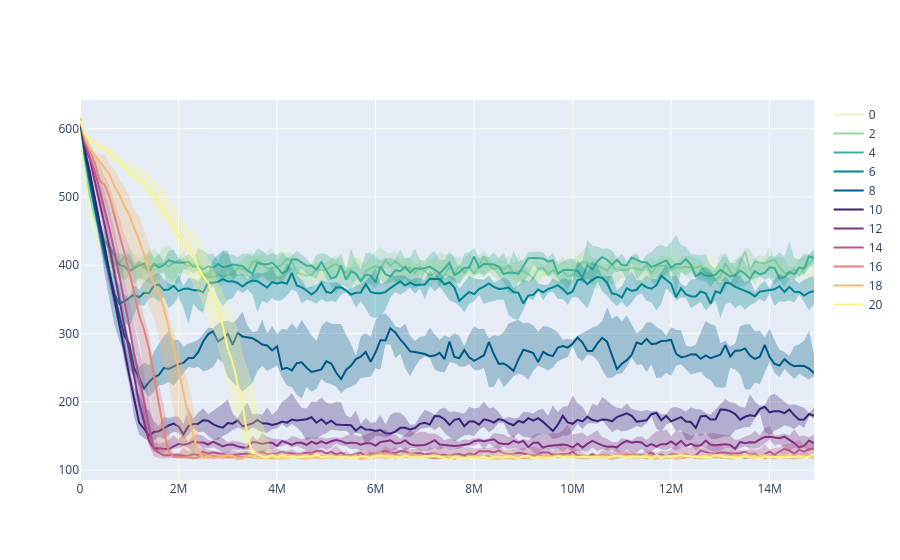

Notebook source saved alongside this figure:
### Code cell
import random as rand

palette = cl.Grad(cl.StackPalette.load("carnival"), domain=[0, 20])
fig = go.Figure()
for gamma, group in repldf.group_by("gamma"):
    gamma = gamma[0]
    fig.add_trace(go.Scatter(
        x=group["time"],
        y=group["mean_med"],
        line_color=palette(gamma),
        name=gamma
    ))
    fig.add_trace(go.Scatter(
        x=pl.concat([group["time"], group["time"][::-1]]),
        y=pl.concat([group["mean_min"], group["mean_max"][::-1]]),
        fill="toself",
        line_color="rgba(0, 0, 0, 0)",
        fillcolor=palette(gamma),
        opacity=0.3,
        showlegend=False
    ))
fig

### Figure 1 — Plotly figure (JSON) as saved in the notebook; plotly's stock layout.template omitted (floating-point values rounded to 4 significant figures; data arrays with more than 128 entries replaced by an {"elided": "..."} marker saying what was removed)
{"data": [{"line": {"color": "#e7f8bf"}, "name": "0", "type": "scatter", "x": {"elided": "150 int values"}, "y": {"elided": "150 float values"}}, {"fill": "toself", "fillcolor": "#e7f8bf", "line": {"color": "rgba(0, 0, 0, 0)"}, "opacity": 0.3, "showlegend": false, "type": "scatter", "x": {"elided": "300 int values"}, "y": {"elided": "300 float values"}}, {"line": {"color": "#98d5a4"}, "name": "2", "type": "scatter", "x": {"elided": "150 int values"}, "y": {"elided": "150 float values"}}, {"fill": "toself", "fillcolor": "#98d5a4", "line": {"color": "rgba(0, 0, 0, 0)"}, "opacity": 0.3, "showlegend": false, "type": "scatter", "x": {"elided": "300 int values"}, "y": {"elided": "300 float values"}}, {"line": {"color": "#3faf99"}, "name": "4", "type": "scatter", "x": {"elided": "150 int values"}, "y": {"elided": "150 float values"}}, {"fill": "toself", "fillcolor": "#3faf99", "line": {"color": "rgba(0, 0, 0, 0)"}, "opacity": 0.3, "showlegend": false, "type": "scatter", "x": {"elided": "300 int values"}, "y": {"elided": "300 float values"}}, {"line": {"color": "#008692"}, "name": "6", "type": "scatter", "x": {"elided": "150 int values"}, "y": {"elided": "150 float values"}}, {"fill": "toself", "fillcolor": "#008692", "line": {"color": "rgba(0, 0, 0, 0)"}, "opacity": 0.3, "showlegend": false, "type": "scatter", "x": {"elided": "300 int values"}, "y": {"elided": "300 float values"}}, {"line": {"color": "#005986"}, "name": "8", "type": "scatter", "x": {"elided": "150 int values"}, "y": {"elided": "150 float values"}}, {"fill": "toself", "fillcolor": "#005986", "line": {"color": "rgba(0, 0, 0, 0)"}, "opacity": 0.3, "showlegend": false, "type": "scatter", "x": {"elided": "300 int values"}, "y": {"elided": "300 float values"}}, {"line": {"color": "#3b2179"}, "name": "10", "type": "scatter", "x": {"elided": "150 int values"}, "y": {"elided": "150 float values"}}, {"fill": "toself", "fillcolor": "#3b2179", "line": {"color": "rgba(0, 0, 0, 0)"}, "opacity": 0.3, "showlegend": false, "type": "scatter", "x": {"elided": "300 int values"}, "y": {"elided": "300 float values"}}, {"line": {"color": "#823083"}, "name": "12", "type": "scatter", "x": {"elided": "150 int values"}, "y": {"elided": "150 float values"}}, {"fill": "toself", "fillcolor": "#823083", "line": {"color": "rgba(0, 0, 0, 0)"}, "opacity": 0.3, "showlegend": false, "type": "scatter", "x": {"elided": "300 int values"}, "y": {"elided": "300 float values"}}, {"line": {"color": "#b75687"}, "name": "14", "type": "scatter", "x": {"elided": "150 int values"}, "y": {"elided": "150 float values"}}, {"fill": "toself", "fillcolor": "#b75687", "line": {"color": "rgba(0, 0, 0, 0)"}, "opacity": 0.3, "showlegend": false, "type": "scatter", "x": {"elided": "300 int values"}, "y": {"elided": "300 float values"}}, {"line": {"color": "#dd867f"}, "name": "16", "type": "scatter", "x": {"elided": "150 int values"}, "y": {"elided": "150 float values"}}, {"fill": "toself", "fillcolor": "#dd867f", "line": {"color": "rgba(0, 0, 0, 0)"}, "opacity": 0.3, "showlegend": false, "type": "scatter", "x": {"elided": "300 int values"}, "y": {"elided": "300 float values"}}, {"line": {"color": "#f4bc77"}, "name": "18", "type": "scatter", "x": {"elided": "150 int values"}, "y": {"elided": "150 float values"}}, {"fill": "toself", "fillcolor": "#f4bc77", "line": {"color": "rgba(0, 0, 0, 0)"}, "opacity": 0.3, "showlegend": false, "type": "scatter", "x": {"elided": "300 int values"}, "y": {"elided": "300 float values"}}, {"line": {"color": "#f8f68b"}, "name": "20", "type": "scatter", "x": {"elided": "150 int values"}, "y": {"elided": "150 float values"}}, {"fill": "toself", "fillcolor": "#f8f68b", "line": {"color": "rgba(0, 0, 0, 0)"}, "opacity": 0.3, "showlegend": false, "type": "scatter", "x": {"elided": "300 int values"}, "y": {"elided": "300 float values"}}], "layout": {}}
